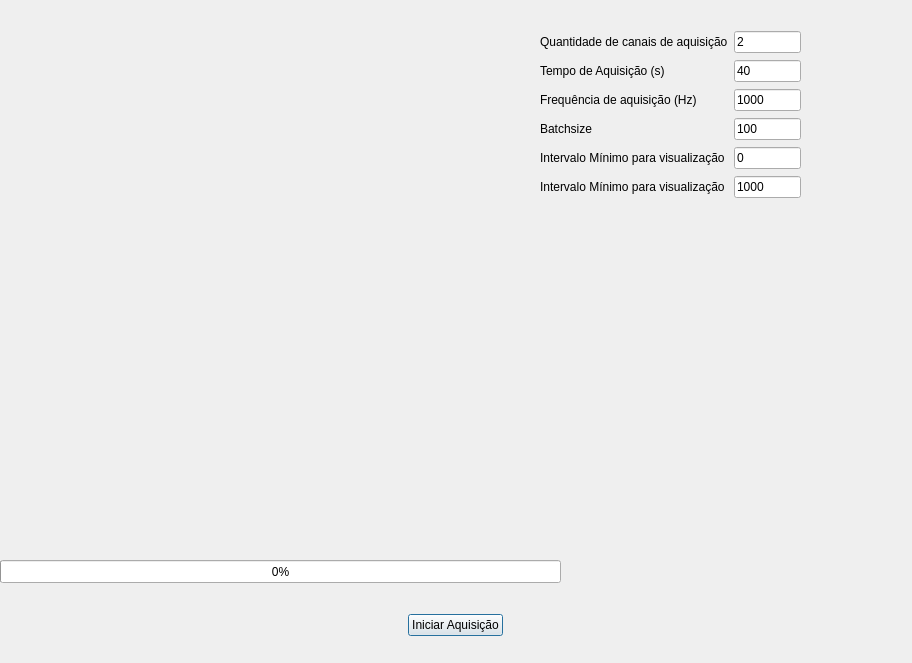
<?xml version="1.0" encoding="UTF-8"?>
<ui version="4.0">
 <class>Dialog</class>
 <widget class="QDialog" name="Dialog">
  <property name="geometry">
   <rect>
    <x>0</x>
    <y>0</y>
    <width>912</width>
    <height>663</height>
   </rect>
  </property>
  <property name="windowTitle">
   <string>Dialog</string>
  </property>
  <widget class="PlotWidget" name="PlotWidget" native="true">
   <property name="geometry">
    <rect>
     <x>0</x>
     <y>0</y>
     <width>521</width>
     <height>541</height>
    </rect>
   </property>
  </widget>
  <widget class="QWidget" name="horizontalLayoutWidget">
   <property name="geometry">
    <rect>
     <x>0</x>
     <y>600</y>
     <width>911</width>
     <height>51</height>
    </rect>
   </property>
   <layout class="QHBoxLayout" name="horizontalLayout">
    <item>
     <spacer name="horizontalSpacer">
      <property name="orientation">
       <enum>Qt::Horizontal</enum>
      </property>
      <property name="sizeHint" stdset="0">
       <size>
        <width>40</width>
        <height>20</height>
       </size>
      </property>
     </spacer>
    </item>
    <item>
     <widget class="QPushButton" name="pushButtonStartAquisition">
      <property name="text">
       <string>Iniciar Aquisição</string>
      </property>
     </widget>
    </item>
    <item>
     <spacer name="horizontalSpacer_2">
      <property name="orientation">
       <enum>Qt::Horizontal</enum>
      </property>
      <property name="sizeHint" stdset="0">
       <size>
        <width>40</width>
        <height>20</height>
       </size>
      </property>
     </spacer>
    </item>
   </layout>
  </widget>
  <widget class="QWidget" name="gridLayoutWidget">
   <property name="geometry">
    <rect>
     <x>540</x>
     <y>30</y>
     <width>261</width>
     <height>171</height>
    </rect>
   </property>
   <layout class="QGridLayout" name="gridLayout">
    <item row="3" column="0">
     <widget class="QLabel" name="label_3">
      <property name="text">
       <string>Batchsize</string>
      </property>
     </widget>
    </item>
    <item row="0" column="0">
     <widget class="QLabel" name="label_4">
      <property name="text">
       <string>Quantidade de canais de aquisição</string>
      </property>
     </widget>
    </item>
    <item row="2" column="1">
     <widget class="QLineEdit" name="lineEditFrequency">
      <property name="text">
       <string>1000</string>
      </property>
     </widget>
    </item>
    <item row="3" column="1">
     <widget class="QLineEdit" name="lineEditBatchSize">
      <property name="text">
       <string>100</string>
      </property>
     </widget>
    </item>
    <item row="1" column="1">
     <widget class="QLineEdit" name="lineEditAquisitionTime">
      <property name="text">
       <string>40</string>
      </property>
     </widget>
    </item>
    <item row="0" column="1">
     <widget class="QLineEdit" name="lineEditnChannels">
      <property name="text">
       <string>2</string>
      </property>
     </widget>
    </item>
    <item row="1" column="0">
     <widget class="QLabel" name="label">
      <property name="text">
       <string>Tempo de Aquisição (s)</string>
      </property>
     </widget>
    </item>
    <item row="2" column="0">
     <widget class="QLabel" name="label_2">
      <property name="text">
       <string>Frequência de aquisição (Hz)</string>
      </property>
     </widget>
    </item>
    <item row="4" column="1">
     <widget class="QLineEdit" name="lineEditMinInterval">
      <property name="text">
       <string>0</string>
      </property>
     </widget>
    </item>
    <item row="4" column="0">
     <widget class="QLabel" name="label_5">
      <property name="text">
       <string>Intervalo Mínimo para visualização</string>
      </property>
     </widget>
    </item>
    <item row="5" column="0">
     <widget class="QLabel" name="label_6">
      <property name="text">
       <string>Intervalo Mínimo para visualização</string>
      </property>
     </widget>
    </item>
    <item row="5" column="1">
     <widget class="QLineEdit" name="lineEditMaxInterval">
      <property name="text">
       <string>1000</string>
      </property>
     </widget>
    </item>
   </layout>
  </widget>
  <widget class="QProgressBar" name="progressBarAquisition">
   <property name="geometry">
    <rect>
     <x>0</x>
     <y>560</y>
     <width>561</width>
     <height>23</height>
    </rect>
   </property>
   <property name="value">
    <number>0</number>
   </property>
  </widget>
 </widget>
 <customwidgets>
  <customwidget>
   <class>PlotWidget</class>
   <extends>QWidget</extends>
   <header location="global">plotwidget.h</header>
   <container>1</container>
  </customwidget>
 </customwidgets>
 <resources/>
 <connections/>
</ui>
